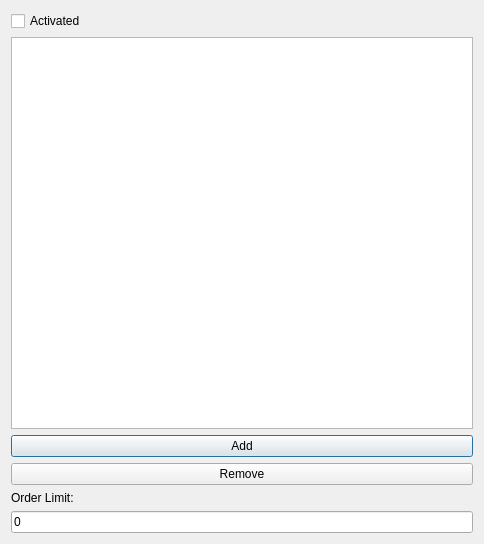
<?xml version="1.0" encoding="UTF-8"?>
<ui version="4.0">
 <class>queueWindow</class>
 <widget class="QDialog" name="queueWindow">
  <property name="geometry">
   <rect>
    <x>0</x>
    <y>0</y>
    <width>484</width>
    <height>544</height>
   </rect>
  </property>
  <property name="windowTitle">
   <string>Queue List</string>
  </property>
  <layout class="QVBoxLayout" name="verticalLayout">
   <item>
    <widget class="QCheckBox" name="queueActivatedCheckBox">
     <property name="text">
      <string>Activated</string>
     </property>
    </widget>
   </item>
   <item>
    <widget class="QTableView" name="queueTable">
     <property name="selectionBehavior">
      <enum>QAbstractItemView::SelectRows</enum>
     </property>
    </widget>
   </item>
   <item>
    <widget class="QPushButton" name="addQueueButton">
     <property name="text">
      <string>Add</string>
     </property>
    </widget>
   </item>
   <item>
    <widget class="QPushButton" name="removeQueueButton">
     <property name="text">
      <string>Remove</string>
     </property>
    </widget>
   </item>
   <item>
    <widget class="QLabel" name="orderLimitLabel">
     <property name="text">
      <string>Order Limit:</string>
     </property>
    </widget>
   </item>
   <item>
    <widget class="QLineEdit" name="orderLimitEdit">
     <property name="text">
      <string>0</string>
     </property>
     <property name="maxLength">
      <number>2</number>
     </property>
    </widget>
   </item>
  </layout>
 </widget>
 <resources/>
 <connections/>
</ui>
